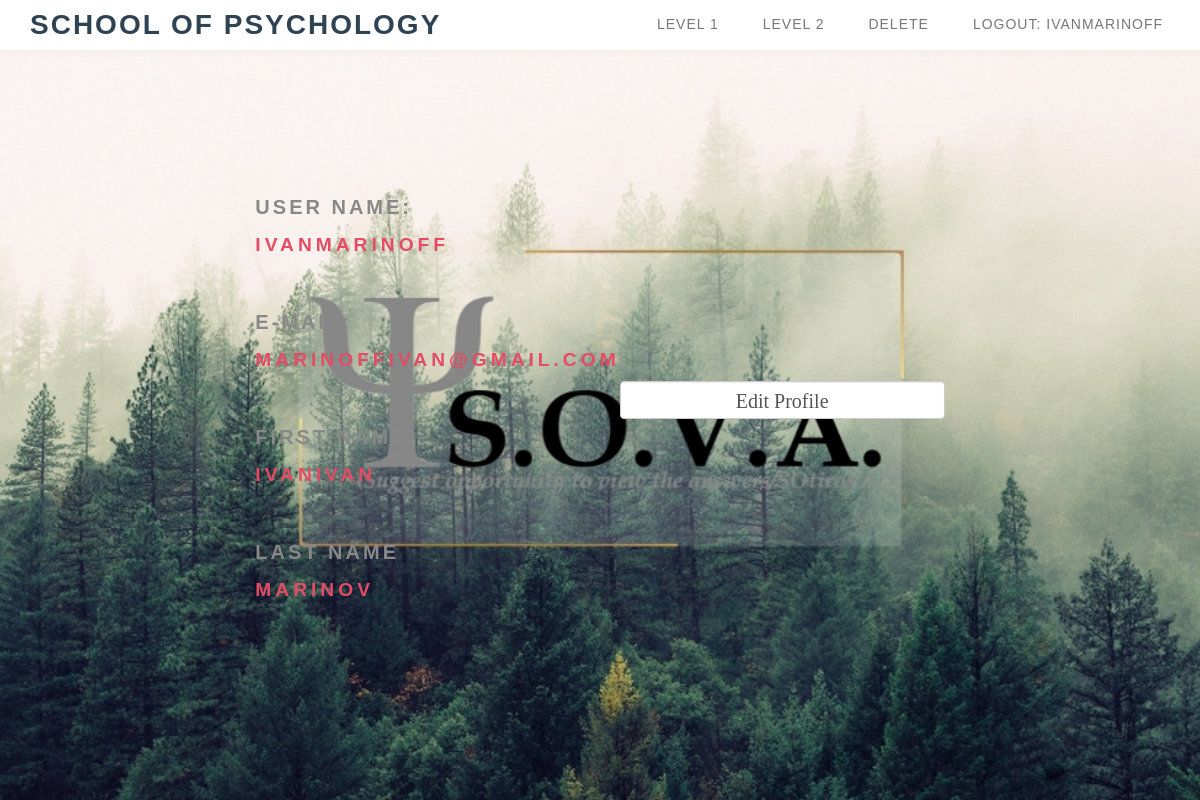
Page /api/users/profile/1/ (signed in) on the earlier database version.
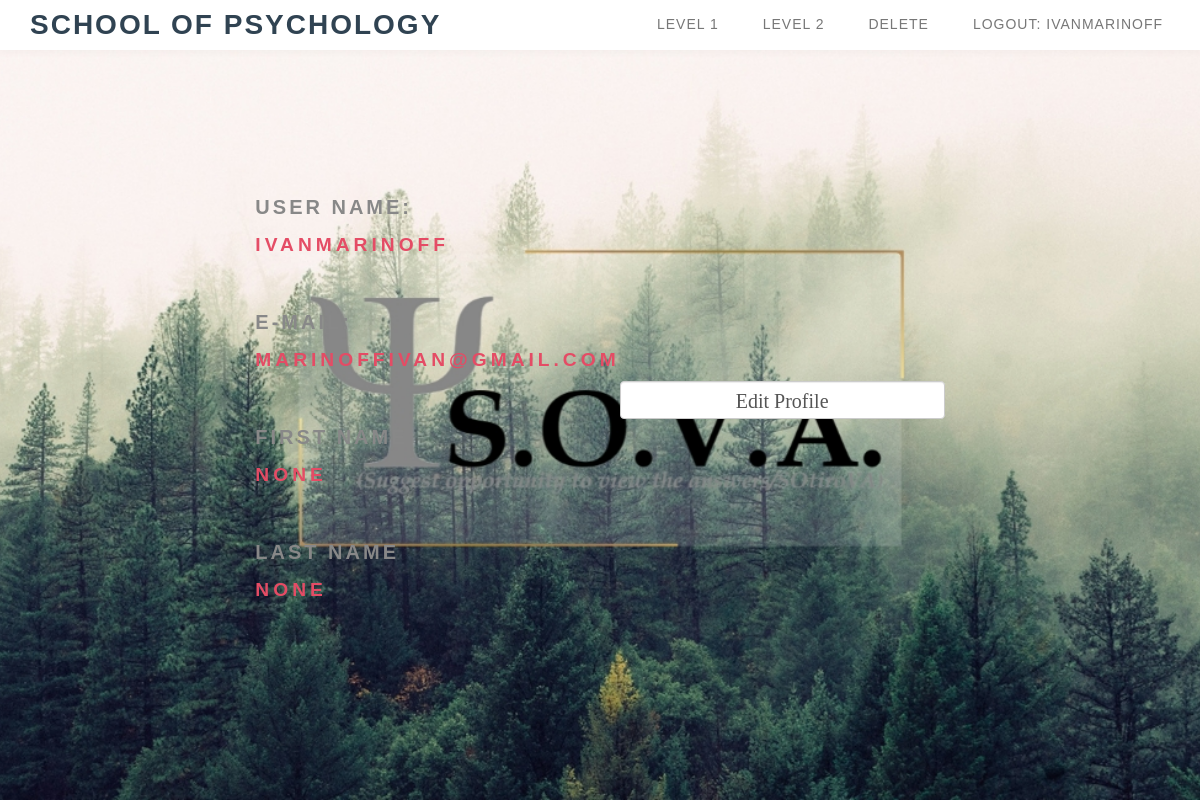
Same page on the later database version.
### sova_school/users/models.py (models this page shows, shortened)
class User(auth_models.AbstractUser):
    first_name = models.CharField(
        max_length=30,
        blank=True,
        null=True,
        validators=[
            validate_only_alphabetical,
        ]
    )
    last_name = models.CharField(
        max_length=30,
        blank=True,
        null=True,
        validators=[
            validate_only_alphabetical,
        ]
    )
    email = models.EmailField(
        unique=True,
        validators=[validate_email],
    )

### sova_school/users/views.py (the view, shortened to what this page needs)
# urls.py: path('', ProfileDetailsView.as_view(), name='profile-details'),
class ProfileDetailsView(ErrorRedirectMixin, auth_mixins.LoginRequiredMixin, views.DetailView):
    template_name = 'users/profile-details.html'
    model = UserModel
    form_class = UserEditForm
    def get_context_data(self, **kwargs):
        context = super().get_context_data(**kwargs)
        context['user'] = self.object

### templates/users/profile-details.html (shortened to what this page needs)
{% extends 'users/user_navbar.html' %}
{% block user_content %}
    <form action="{% url 'profile-details' request.user.pk %}" method="get" class="wow fadeInUp">
        <h2><p>User Name:</p> {{ request.user.username }}</h2>
        <br>
        <h2><p>E-mail:</p>{{ request.user.email }}</h2>
        <br>
        <h2><p>First name</p>{{ request.user.first_name }}</h2>
        <br>
        <h2><p>Last name</p>{{ request.user.last_name }}</h2>
        <br>
    </form>
    <form action="{% url 'profile-edit' request.user.pk %}" method="get" class="wow fadeInUp">
            <input type="submit" class="form-control" value="Edit Profile">
        </form>
{% endblock user_content %}

### templates/users/user_navbar.html (shortened to what this page needs)
{% load static %}
<!DOCTYPE html>
<html lang="en">
<head>
    <link rel="stylesheet" href="{% static 'css/bootstrap.min.css' %}">
    <link rel="stylesheet" href="{% static 'css/animate.min.css' %}">
    <link rel="stylesheet" href="{% static 'css/font-awesome.min.css' %}">
    <link rel="stylesheet" href="{% static 'css/component.css' %}">
    <link rel="stylesheet" href="{% static 'css/owl.theme.css' %}">
    <link rel="stylesheet" href="{% static 'css/owl.carousel.css' %}">
    <link rel="stylesheet" href="{% static 'css/vegas.min.css' %}">
    <link rel="stylesheet" href="{% static 'css/style.css' %}">
    <link rel="stylesheet" href="{% static 'css/login.css' %}">
    <link rel="stylesheet" href="{% static 'css/signup.css' %}">
    <link rel="stylesheet" href="{% static 'css/profile_edit.css' %}">
    <link rel="stylesheet" href="{% static 'css/change_password.css' %}">
    <div class="navbar navbar-default navbar-fixed-top" role="navigation">
        <div class="container">
            <div class="navbar-header">
                <a href="{% url 'home_page' %}" class="navbar-brand smoothScroll">SCHOOL OF PSYCHOLOGY</a>
            </div>
            <div class="collapse navbar-collapse">
                <ul class="nav navbar-nav navbar-right">
                       {% if request.user.is_authenticated %}
                        <li><a href="{% url 'read-content' %}" class="smoothScroll"><span>Level 1</span></a></li>
                        <li><a href="{% url 'global-read-content' %}" class="smoothScroll"><span>Level 2</span></a></li>
                        <li><a href="{% url 'profile-delete' pk=request.user.pk %}"
                               class="smoothScroll"><span>Delete</span></a></li>
                        <li>
                            <form method="POST" action="{% url 'logout_user' %}">
                                <a href="#" class="smoothScroll" onclick="this.closest('form').submit(); return false;"><span>Logout: {{ request.user }}</span></a>
                            </form>
                        </li>
                    {% endif %}
                </ul>
            </div>
        </div>
    </div>
<body>
    {% block user_content %}
    {% endblock user_content%}
 </body>
</html>

### static/css/style.css (style rules this page uses)
body { background: #ffffff; font-family: 'DoubleShadow', DoubleShadow, Arial, sans-serif; font-size: 14px; font-style: normal; font-weight: 300; position: relative; display: inline-block; }
html, body { width: 100%; overflow-x: hidden; }
html { font-size: 100%; }
h1, h2, h3, h4 { font-weight: 300; }
h2 { color: #e44c65; font-size: 1.2rem; font-weight: bold; letter-spacing: 4px; text-transform: uppercase; }
p { color: #888888; font-size: 20px; letter-spacing: 3px; line-height: 34px; }
a { color: #e44c65; -webkit-transition: 0.5s; -o-transition: 0.5s; transition: 0.5s; text-decoration: none !important; }
* { -webkit-box-sizing: border-box; -moz-box-sizing: border-box; box-sizing: border-box; }
*:before, *:after { -webkit-box-sizing: border-box; -moz-box-sizing: border-box; box-sizing: border-box; }
.navbar-default { background: #ffffff; box-shadow: 0px 2px 8px 0px rgba(50, 50, 50, 0.04); border: none; margin-bottom: 0px !important; }
.navbar-default .navbar-brand { color: #304352; font-size: 28px; font-weight: bold; letter-spacing: 2px; margin: 0; }
.navbar-default .navbar-nav li a { color: #777; font-size: 14px; font-weight: 300; letter-spacing: 1px; text-transform: uppercase; -webkit-transition: all 0.4s ease-in-out; transition: all 0.4s ease-in-out; padding-right: 22px; padding-left: 22px; display: inline; }
.navbar-default .navbar-nav li a span { position: relative; display: inline-block; padding-bottom: 2px; }
.navbar-default .navbar-nav li a span:before { content: ""; position: absolute; width: 100%; height: 2px; bottom: 0; left: 0; background-color: rgba(255, 255, 255, 0.5); visibility: hidden; -webkit-transform: scaleX(0); -moz-transform: scaleX(0); -ms-transform: scaleX(0); -o-transform: scaleX(0); transform: scaleX(0); -webkit-transition: all 0.3s ease-in-out 0s; -moz-transition: all 0.3s ease-in-out 0s; -ms-transition: all 0.3s ease-in-out 0s; -o-transition: all 0.3s ease-in-out 0s; transition: all 0.3s ease-in-out 0s; }

### static/css/login.css (style rules this page uses)
body { margin: 0; padding: 0; display: flex; justify-content: center; align-items: center; min-height: 100vh; font-family: 'DoubleShadow', DoubleShadow, Arial, sans-serif; background: linear-gradient(to bottom, #0f0c29, #304352, #304352); }
input { width: 60%; height: 40px; background: #e0dede; justify-content: center; display: flex; margin: 20px auto; padding: 10px; border: none; outline: none; border-radius: 5px; }

### static/css/signup.css (style rules this page uses)
body { margin: 0; padding: 0; display: flex; justify-content: center; align-items: center; min-height: 100vh; font-family: 'DoubleShadow', DoubleShadow, Arial, sans-serif; background: linear-gradient(to bottom, #0f0c29, #304352, #304352); }
input { width: 60%; height: 15px; background: #e0dede; justify-content: center; display: flex; margin: 15px auto; padding: 10px; border: none; outline: none; border-radius: 5px; }

### static/css/profile_edit.css (style rules this page uses)
body { margin: 0; padding: 0; display: flex; justify-content: center; align-items: center; min-height: 100vh; font-family: 'DoubleShadow', DoubleShadow, Arial, sans-serif; background: linear-gradient(to bottom, #0f0c29, #304352, #304352); }
input { width: 100%; height: 20px; background: #e0dede; justify-content: center; display: flex; margin: 20px auto; padding: 10px; border: none; outline: none; border-radius: 5px; }

### static/css/change_password.css (style rules this page uses)
body { margin: 0; padding: 0; display: flex; justify-content: center; align-items: center; min-height: 100vh; font-family: 'DoubleShadow', DoubleShadow, Arial, sans-serif; background: linear-gradient(to bottom, #0f0c29, #304352, #304352); }
input { width: 90%; height: 40px; background: #e0dede; justify-content: center; display: flex; margin: 15px auto; padding: 20px; border: none; outline: none; border-radius: 5px; }

Differences in the rows shown:
changed User "IVANMARINOFF": user.first_name "IVANIVAN" → "NONE"; user.last_name "MARINOV" → "NONE"
